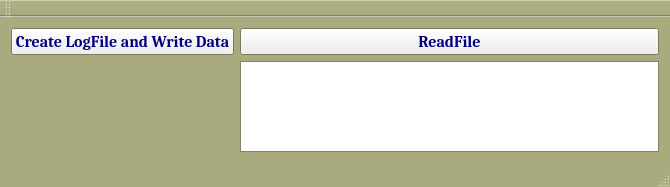
<?xml version="1.0" encoding="UTF-8"?>
<ui version="4.0">
 <class>MainWindow</class>
 <widget class="QMainWindow" name="MainWindow">
  <property name="geometry">
   <rect>
    <x>0</x>
    <y>0</y>
    <width>670</width>
    <height>187</height>
   </rect>
  </property>
  <property name="palette">
   <palette>
    <active>
     <colorrole role="WindowText">
      <brush brushstyle="SolidPattern">
       <color alpha="255">
        <red>0</red>
        <green>0</green>
        <blue>127</blue>
       </color>
      </brush>
     </colorrole>
     <colorrole role="Base">
      <brush brushstyle="SolidPattern">
       <color alpha="255">
        <red>255</red>
        <green>255</green>
        <blue>255</blue>
       </color>
      </brush>
     </colorrole>
     <colorrole role="Window">
      <brush brushstyle="SolidPattern">
       <color alpha="255">
        <red>170</red>
        <green>170</green>
        <blue>127</blue>
       </color>
      </brush>
     </colorrole>
    </active>
    <inactive>
     <colorrole role="WindowText">
      <brush brushstyle="SolidPattern">
       <color alpha="255">
        <red>0</red>
        <green>0</green>
        <blue>127</blue>
       </color>
      </brush>
     </colorrole>
     <colorrole role="Base">
      <brush brushstyle="SolidPattern">
       <color alpha="255">
        <red>255</red>
        <green>255</green>
        <blue>255</blue>
       </color>
      </brush>
     </colorrole>
     <colorrole role="Window">
      <brush brushstyle="SolidPattern">
       <color alpha="255">
        <red>170</red>
        <green>170</green>
        <blue>127</blue>
       </color>
      </brush>
     </colorrole>
    </inactive>
    <disabled>
     <colorrole role="WindowText">
      <brush brushstyle="SolidPattern">
       <color alpha="255">
        <red>120</red>
        <green>120</green>
        <blue>120</blue>
       </color>
      </brush>
     </colorrole>
     <colorrole role="Base">
      <brush brushstyle="SolidPattern">
       <color alpha="255">
        <red>170</red>
        <green>170</green>
        <blue>127</blue>
       </color>
      </brush>
     </colorrole>
     <colorrole role="Window">
      <brush brushstyle="SolidPattern">
       <color alpha="255">
        <red>170</red>
        <green>170</green>
        <blue>127</blue>
       </color>
      </brush>
     </colorrole>
    </disabled>
   </palette>
  </property>
  <property name="font">
   <font>
    <family>Cambria</family>
    <pointsize>12</pointsize>
    <weight>75</weight>
    <bold>true</bold>
   </font>
  </property>
  <property name="windowTitle">
   <string>MainWindow</string>
  </property>
  <widget class="QWidget" name="centralWidget">
   <layout class="QGridLayout" name="gridLayout_3">
    <item row="0" column="0">
     <layout class="QGridLayout" name="gridLayout_2">
      <item row="0" column="0">
       <widget class="QPushButton" name="logFilePB">
        <property name="palette">
         <palette>
          <active>
           <colorrole role="ButtonText">
            <brush brushstyle="SolidPattern">
             <color alpha="255">
              <red>0</red>
              <green>0</green>
              <blue>127</blue>
             </color>
            </brush>
           </colorrole>
          </active>
          <inactive>
           <colorrole role="ButtonText">
            <brush brushstyle="SolidPattern">
             <color alpha="255">
              <red>0</red>
              <green>0</green>
              <blue>127</blue>
             </color>
            </brush>
           </colorrole>
          </inactive>
          <disabled>
           <colorrole role="ButtonText">
            <brush brushstyle="SolidPattern">
             <color alpha="255">
              <red>120</red>
              <green>120</green>
              <blue>120</blue>
             </color>
            </brush>
           </colorrole>
          </disabled>
         </palette>
        </property>
        <property name="text">
         <string>Create LogFile and Write Data</string>
        </property>
       </widget>
      </item>
      <item row="1" column="0">
       <widget class="QLabel" name="label">
        <property name="palette">
         <palette>
          <active>
           <colorrole role="WindowText">
            <brush brushstyle="SolidPattern">
             <color alpha="255">
              <red>0</red>
              <green>0</green>
              <blue>127</blue>
             </color>
            </brush>
           </colorrole>
          </active>
          <inactive>
           <colorrole role="WindowText">
            <brush brushstyle="SolidPattern">
             <color alpha="255">
              <red>0</red>
              <green>0</green>
              <blue>127</blue>
             </color>
            </brush>
           </colorrole>
          </inactive>
          <disabled>
           <colorrole role="WindowText">
            <brush brushstyle="SolidPattern">
             <color alpha="255">
              <red>120</red>
              <green>120</green>
              <blue>120</blue>
             </color>
            </brush>
           </colorrole>
          </disabled>
         </palette>
        </property>
        <property name="text">
         <string/>
        </property>
       </widget>
      </item>
     </layout>
    </item>
    <item row="0" column="1">
     <layout class="QGridLayout" name="gridLayout">
      <item row="0" column="0">
       <widget class="QPushButton" name="readFilePB">
        <property name="palette">
         <palette>
          <active>
           <colorrole role="ButtonText">
            <brush brushstyle="SolidPattern">
             <color alpha="255">
              <red>0</red>
              <green>0</green>
              <blue>127</blue>
             </color>
            </brush>
           </colorrole>
          </active>
          <inactive>
           <colorrole role="ButtonText">
            <brush brushstyle="SolidPattern">
             <color alpha="255">
              <red>0</red>
              <green>0</green>
              <blue>127</blue>
             </color>
            </brush>
           </colorrole>
          </inactive>
          <disabled>
           <colorrole role="ButtonText">
            <brush brushstyle="SolidPattern">
             <color alpha="255">
              <red>120</red>
              <green>120</green>
              <blue>120</blue>
             </color>
            </brush>
           </colorrole>
          </disabled>
         </palette>
        </property>
        <property name="text">
         <string>ReadFile</string>
        </property>
       </widget>
      </item>
      <item row="1" column="0">
       <widget class="QListWidget" name="listWidget">
        <property name="font">
         <font>
          <pointsize>14</pointsize>
         </font>
        </property>
       </widget>
      </item>
     </layout>
    </item>
   </layout>
  </widget>
  <widget class="QMenuBar" name="menuBar">
   <property name="geometry">
    <rect>
     <x>0</x>
     <y>0</y>
     <width>670</width>
     <height>25</height>
    </rect>
   </property>
  </widget>
  <widget class="QToolBar" name="mainToolBar">
   <attribute name="toolBarArea">
    <enum>TopToolBarArea</enum>
   </attribute>
   <attribute name="toolBarBreak">
    <bool>false</bool>
   </attribute>
  </widget>
  <widget class="QStatusBar" name="statusBar">
   <property name="palette">
    <palette>
     <active>
      <colorrole role="WindowText">
       <brush brushstyle="SolidPattern">
        <color alpha="255">
         <red>255</red>
         <green>255</green>
         <blue>0</blue>
        </color>
       </brush>
      </colorrole>
     </active>
     <inactive>
      <colorrole role="WindowText">
       <brush brushstyle="SolidPattern">
        <color alpha="255">
         <red>255</red>
         <green>255</green>
         <blue>0</blue>
        </color>
       </brush>
      </colorrole>
     </inactive>
     <disabled>
      <colorrole role="WindowText">
       <brush brushstyle="SolidPattern">
        <color alpha="255">
         <red>120</red>
         <green>120</green>
         <blue>120</blue>
        </color>
       </brush>
      </colorrole>
     </disabled>
    </palette>
   </property>
  </widget>
 </widget>
 <layoutdefault spacing="6" margin="11"/>
 <resources/>
 <connections/>
</ui>
